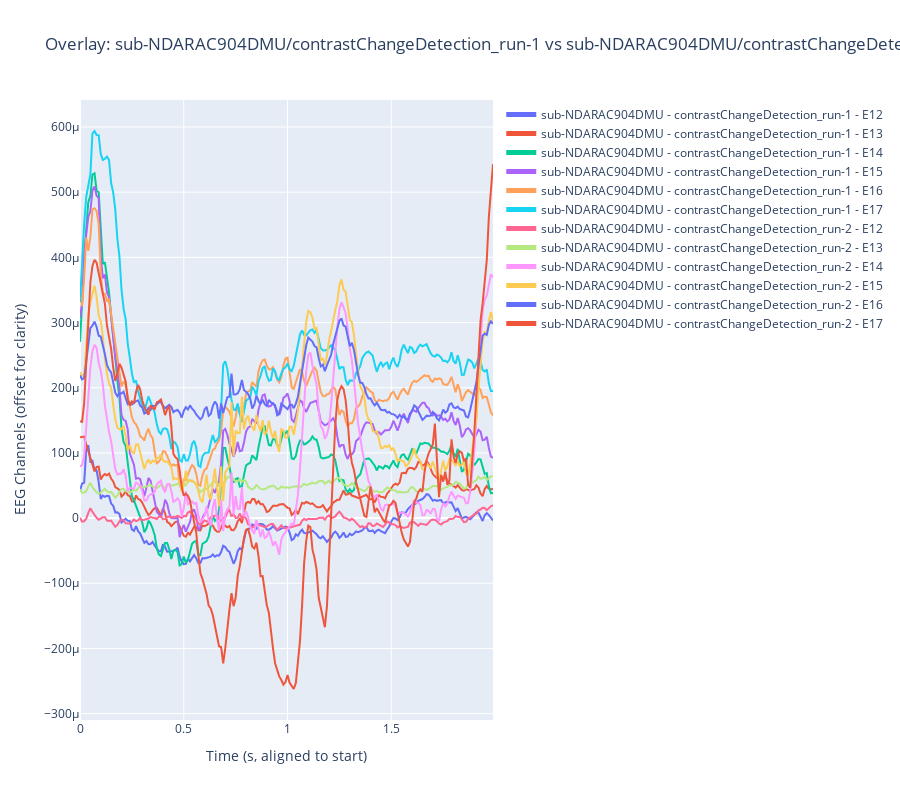

The code cell stored with this chart in its notebook:
### Code cell
temp_subj = "sub-NDARAC904DMU"
temp_eegs = [12, 13, 14, 15, 16, 17]
task1 = "contrastChangeDetection_run-1"
task2 = "contrastChangeDetection_run-2"

plot_overlay(
    release=1,
    subj1=temp_subj,
    task1=task1,
    subj2=temp_subj,
    task2=task2,
    times1=[4.9, 6.9],
    times2=[4.5, 6.5],
    eegs1=temp_eegs,
    eegs2=temp_eegs
)

### Figure 1 — Plotly figure (JSON) as saved in the notebook; plotly's stock layout.template omitted (floating-point values rounded to 4 significant figures; data arrays with more than 128 entries replaced by an {"elided": "..."} marker saying what was removed)
{"data": [{"mode": "lines", "name": "sub-NDARAC904DMU - contrastChangeDetection_run-1 - E12", "type": "scatter", "x": {"elided": "200 float values"}, "y": {"elided": "200 float values"}}, {"mode": "lines", "name": "sub-NDARAC904DMU - contrastChangeDetection_run-1 - E13", "type": "scatter", "x": {"elided": "200 float values"}, "y": {"elided": "200 float values"}}, {"mode": "lines", "name": "sub-NDARAC904DMU - contrastChangeDetection_run-1 - E14", "type": "scatter", "x": {"elided": "200 float values"}, "y": {"elided": "200 float values"}}, {"mode": "lines", "name": "sub-NDARAC904DMU - contrastChangeDetection_run-1 - E15", "type": "scatter", "x": {"elided": "200 float values"}, "y": {"elided": "200 float values"}}, {"mode": "lines", "name": "sub-NDARAC904DMU - contrastChangeDetection_run-1 - E16", "type": "scatter", "x": {"elided": "200 float values"}, "y": {"elided": "200 float values"}}, {"mode": "lines", "name": "sub-NDARAC904DMU - contrastChangeDetection_run-1 - E17", "type": "scatter", "x": {"elided": "200 float values"}, "y": {"elided": "200 float values"}}, {"mode": "lines", "name": "sub-NDARAC904DMU - contrastChangeDetection_run-2 - E12", "type": "scatter", "x": {"elided": "200 float values"}, "y": {"elided": "200 float values"}}, {"mode": "lines", "name": "sub-NDARAC904DMU - contrastChangeDetection_run-2 - E13", "type": "scatter", "x": {"elided": "200 float values"}, "y": {"elided": "200 float values"}}, {"mode": "lines", "name": "sub-NDARAC904DMU - contrastChangeDetection_run-2 - E14", "type": "scatter", "x": {"elided": "200 float values"}, "y": {"elided": "200 float values"}}, {"mode": "lines", "name": "sub-NDARAC904DMU - contrastChangeDetection_run-2 - E15", "type": "scatter", "x": {"elided": "200 float values"}, "y": {"elided": "200 float values"}}, {"mode": "lines", "name": "sub-NDARAC904DMU - contrastChangeDetection_run-2 - E16", "type": "scatter", "x": {"elided": "200 float values"}, "y": {"elided": "200 float values"}}, {"mode": "lines", "name": "sub-NDARAC904DMU - contrastChangeDetection_run-2 - E17", "type": "scatter", "x": {"elided": "200 float values"}, "y": {"elided": "200 float values"}}], "layout": {"height": 800, "legend": {"itemsizing": "constant", "tracegroupgap": 3, "x": 1.02, "xanchor": "left", "y": 1, "yanchor": "top"}, "title": {"text": "Overlay: sub-NDARAC904DMU/contrastChangeDetection_run-1 vs sub-NDARAC904DMU/contrastChangeDetection_run-2 (aligned at start)"}, "xaxis": {"title": {"text": "Time (s, aligned to start)"}}, "yaxis": {"title": {"text": "EEG Channels (offset for clarity)"}}}}
